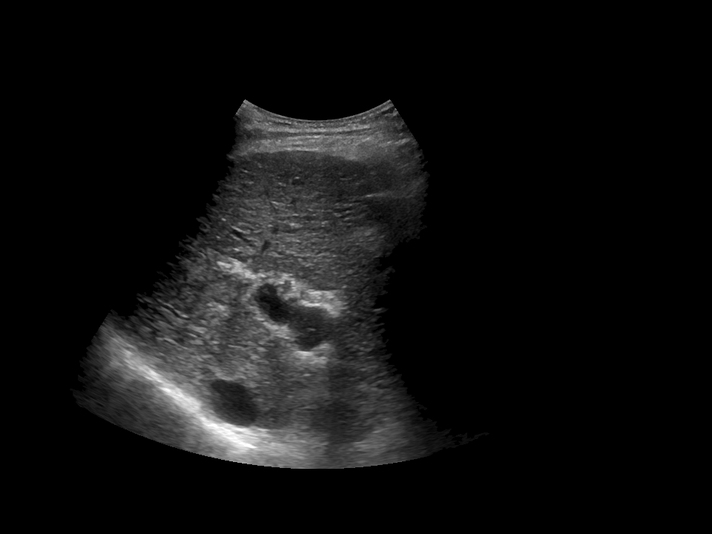
#> input picture Processed Images/1-2.png, 712 x 534 px, shrunk from 960 x 720 before the run
$ jupyter execute add_noise.ipynb
#> lines starting #> are read from the running program, lines starting #| are printed output that depends on the picture
## Add guassian noise to preprocessed images
### import modules

[cell 1]
import numpy as np
import matplotlib.pyplot as plt
import SimpleITK as sitk
import cv2

[cell 2]
image_path = 'Processed Images/1-2.png'
image = cv2.imread(image_path, cv2.IMREAD_GRAYSCALE)
#> image is the input picture: shape (534, 712); min 0, max 255, mean 15.9

### Guassian Noise

[cell 3]
# add gaussian noise to image
def add_gaussian_noise(image):
    row, col = image.shape
#> row = 534; col = 712
    mean = 0
    std = 1 # vary this value to increase or decrease noise
    noise = np.random.normal(mean, std, (row, col)).astype(np.uint8)
    noisy_image = cv2.add(image, noise)
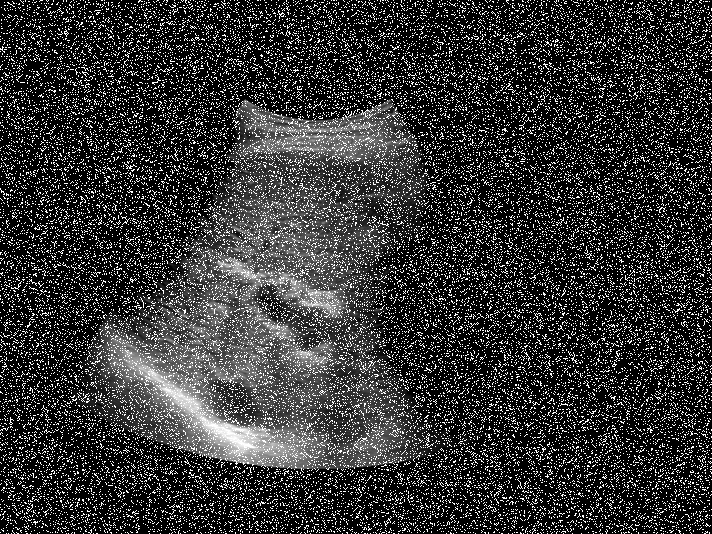
#> noisy_image: shape (534, 712); min 0, max 255, mean 53.7
    return noisy_image

[cell 4]
noisy_image = add_gaussian_noise(image)

plt.figure(figsize=(10, 5))
plt.subplot(1, 2, 1)
plt.title("Original Image")
plt.imshow(image, cmap='gray')
plt.axis('off')

plt.subplot(1, 2, 2)
plt.title("Image with Gaussian Noise")
plt.imshow(noisy_image, cmap='gray')
plt.axis('off')
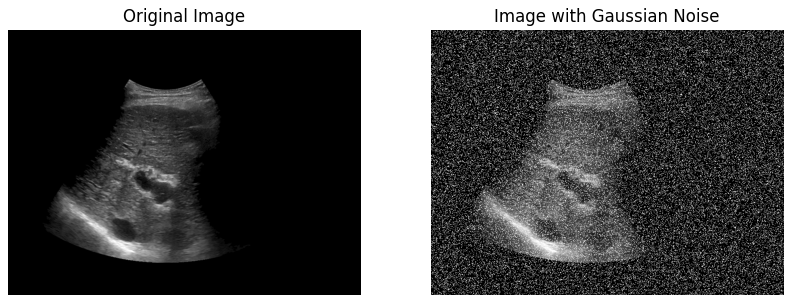
#> figure drawn by matplotlib, 2 panels

### Speckle Noise
More specific to imaging noise prevalent in medical applications

[cell 5]
# add salt and pepper noise to image
def add_speckle_noise(image):
    row, col = image.shape
#> row = 534; col = 712
    noise = np.random.rayleigh(1, (row, col)).astype(np.uint8)
    noisy_image = image + image * noise
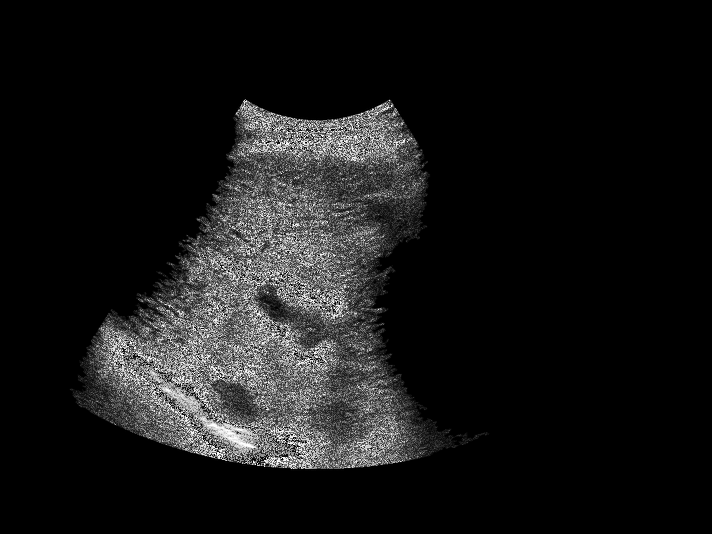
#> noisy_image: shape (534, 712); min 0, max 255, mean 23.1
    return noisy_image

[cell 6]
noisy_image = add_speckle_noise(image)

plt.figure(figsize=(10, 5))
plt.subplot(1, 2, 1)
plt.title("Original Image")
plt.imshow(image, cmap='gray')
plt.axis('off')

plt.subplot(1, 2, 2)
plt.title("Image with Speckle Noise")
plt.imshow(noisy_image, cmap='gray')
plt.axis('off')
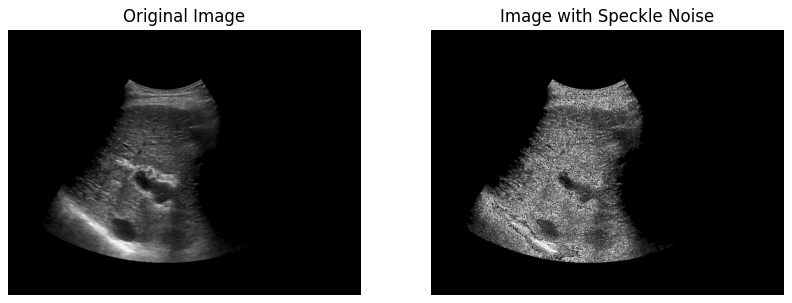
#> figure drawn by matplotlib, 2 panels

### Write noisy images to new directory

[cell 7]
import os

# Iterate through all images in the "Processed Images" folder
processed_images_dir = 'Processed Images'
for filename in os.listdir(processed_images_dir):
    if filename.endswith('.jpg') or filename.endswith('.png'):
        image_path = os.path.join(processed_images_dir, filename)
        image = cv2.imread(image_path, cv2.IMREAD_GRAYSCALE)

        # Apply speckle noise
        noisy_image = add_speckle_noise(image)
#> in add_speckle_noise (call 2), `noisy_image = image + image * noise`:
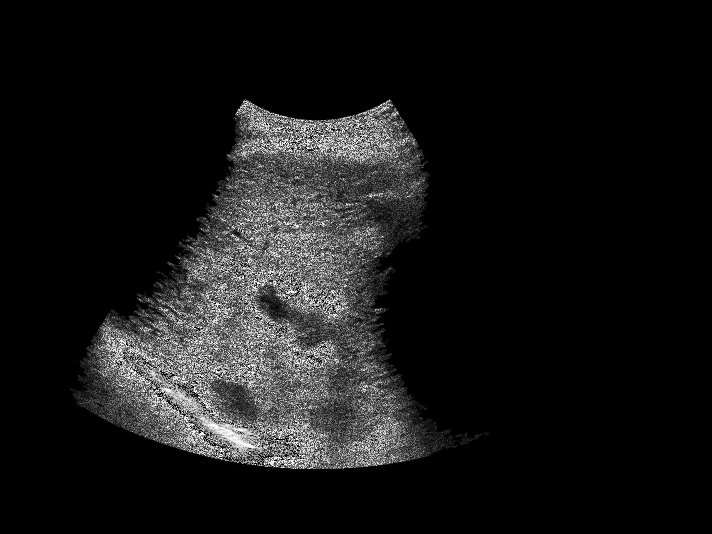
#> noisy_image: shape (534, 712); min 0, max 255, mean 23.1

$ run again, with Processed Images/1-1.png copied over Processed Images/1-2.png
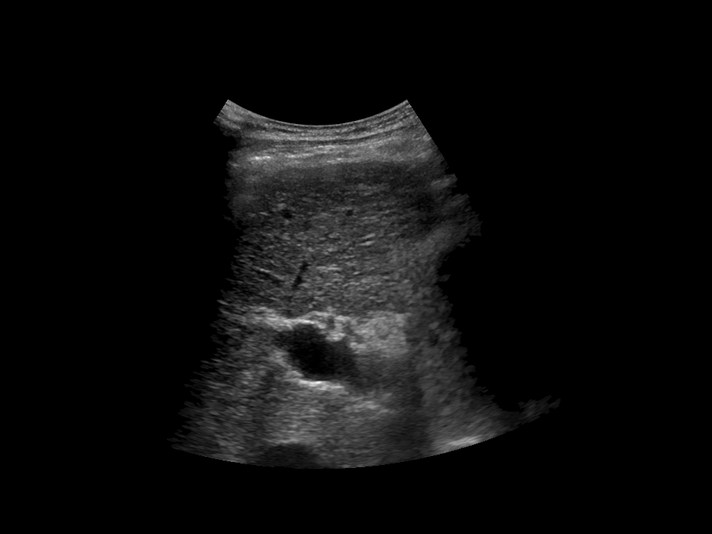
#> input picture Processed Images/1-1.png, 712 x 534 px, shrunk from 960 x 720 before the run
#> image is the input picture: shape (534, 712); min 0, max 252, mean 13
#> in add_gaussian_noise, `noisy_image = cv2.add(image, noise)`:
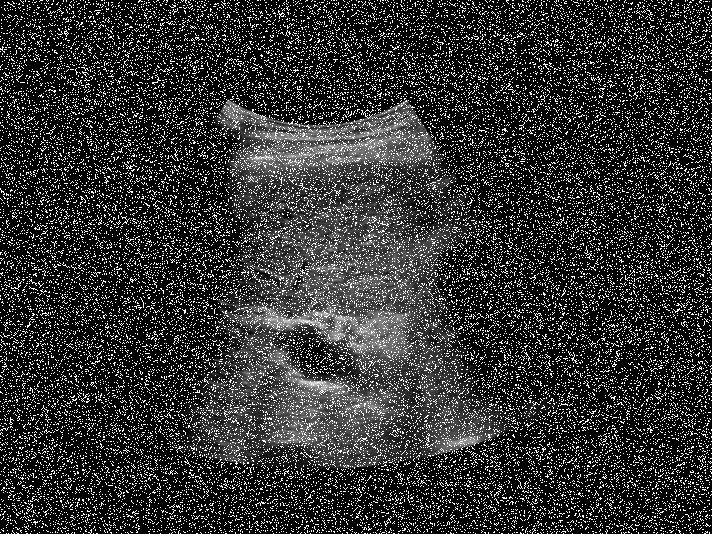
#> noisy_image: shape (534, 712); min 0, max 255, mean 51.2
#> in add_speckle_noise (call 2), `noisy_image = image + image * noise`:
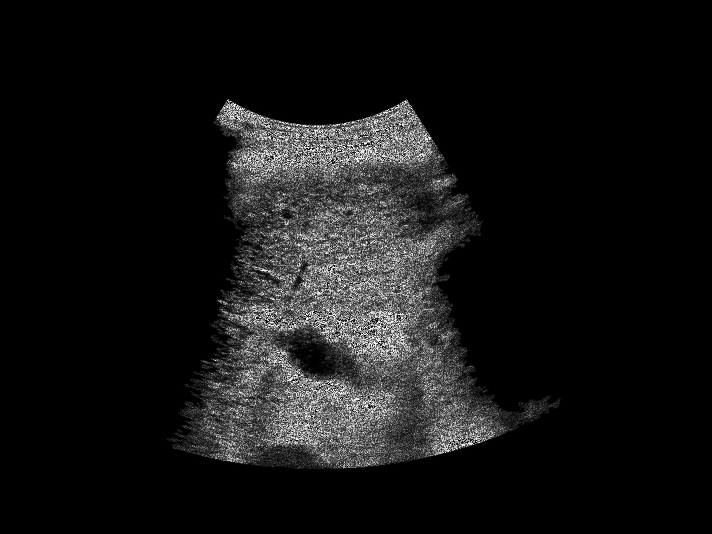
#> noisy_image: shape (534, 712); min 0, max 255, mean 20.4

$ run again, with Processed Images/test.png copied over Processed Images/1-2.png
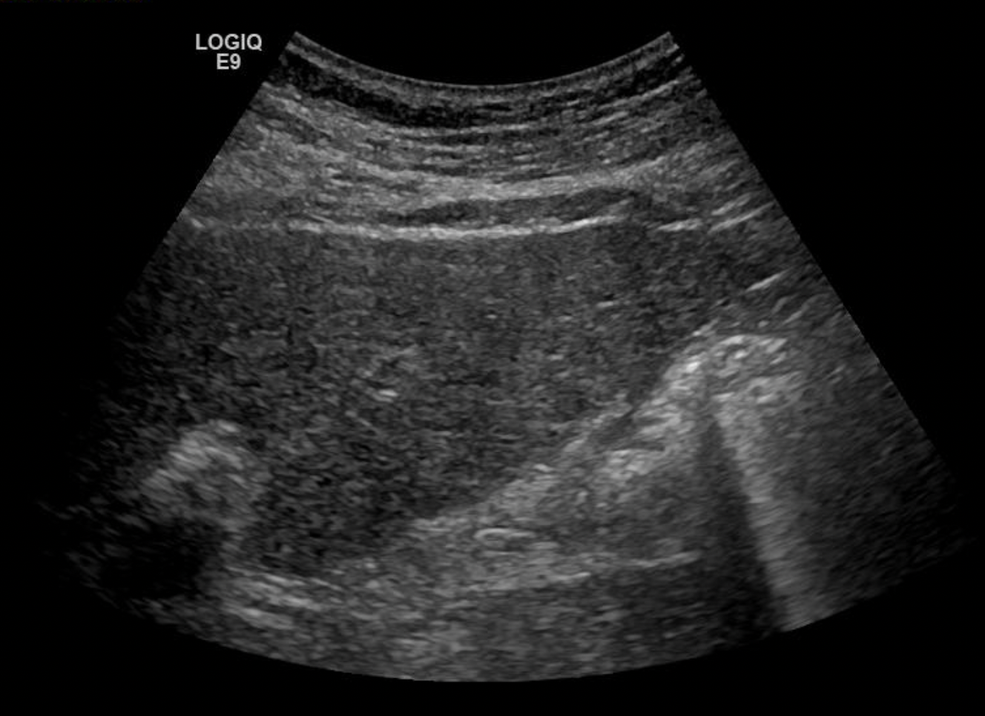
#> input picture Processed Images/test.png, 985 x 716 px, shrunk from 1328 x 966 before the run
#> in add_gaussian_noise, `noisy_image = cv2.add(image, noise)`:
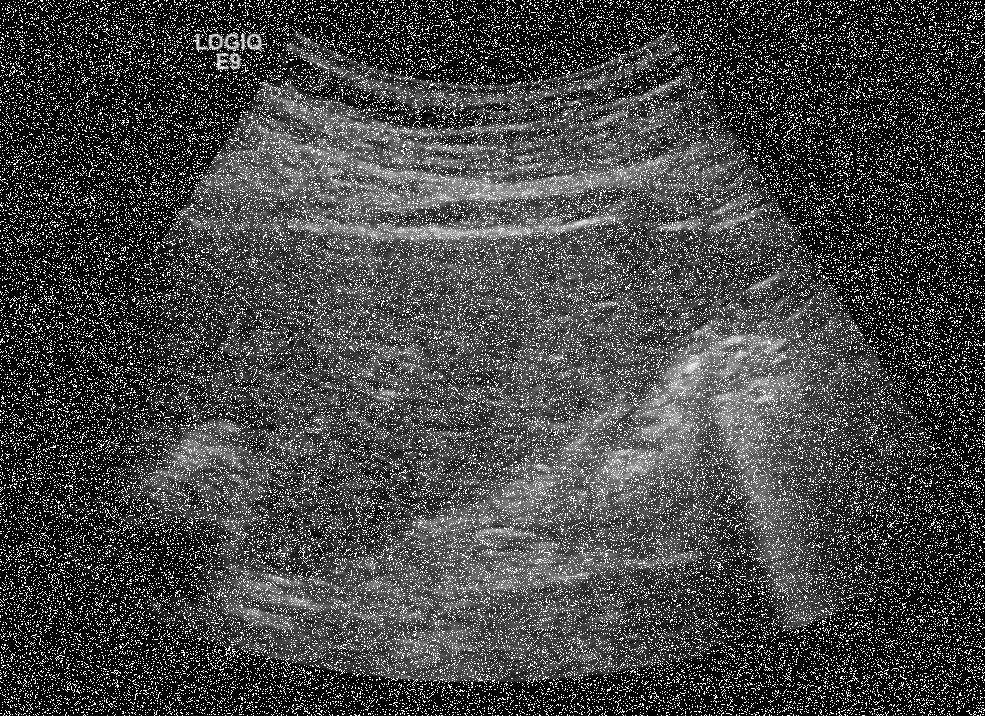
#> noisy_image: shape (716, 985); min 0, max 255, mean 69.4
#> in add_speckle_noise (call 2), `noisy_image = image + image * noise`:
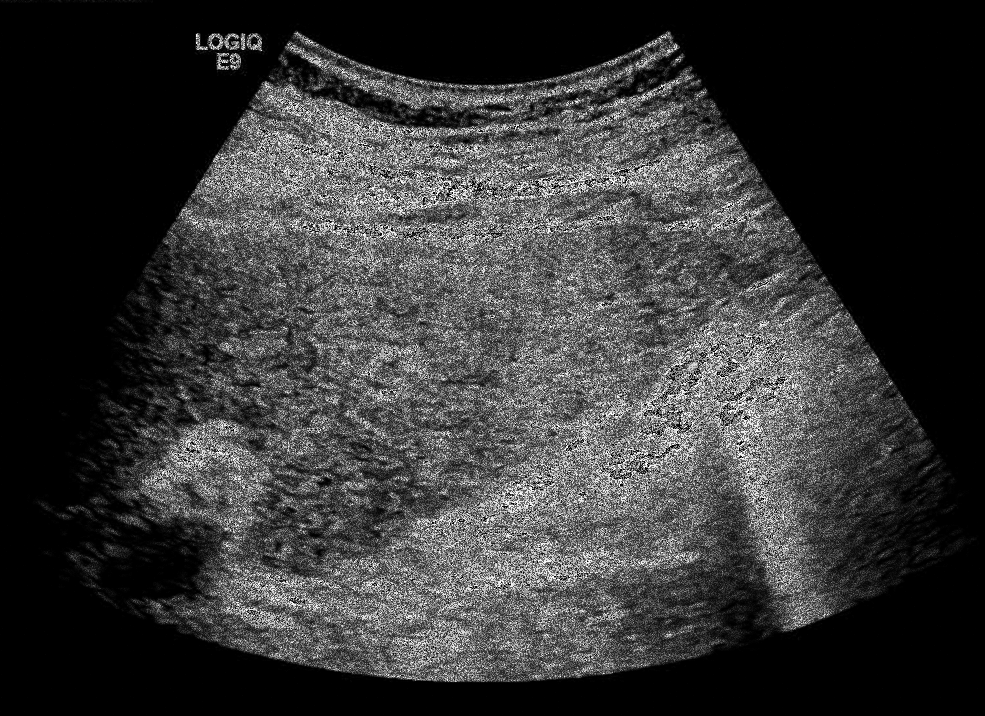
#> noisy_image: shape (716, 985); min 0, max 255, mean 54
